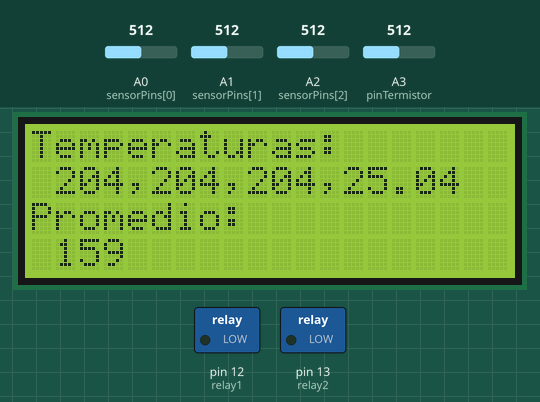
Bench run of a sketch on a simulated Arduino Uno, built with avr-gcc and run on an emulated ATmega328P. Parts: 20×4 character LCD, switched loads named in the sketch (green lamp = pin HIGH). The inputs (shaded band) are chosen by the test bench; at power-on: A0 (sensorPins[0]) = 512, A1 (sensorPins[1]) = 512, A2 (sensorPins[2]) = 512, A3 (pinTermistor) = 512. What the sketch prints to the serial monitor is not drawn.

Above: at 1.2 s.
1.3 s: A0 (sensorPins[0]) set to 716
At 2.2 s:
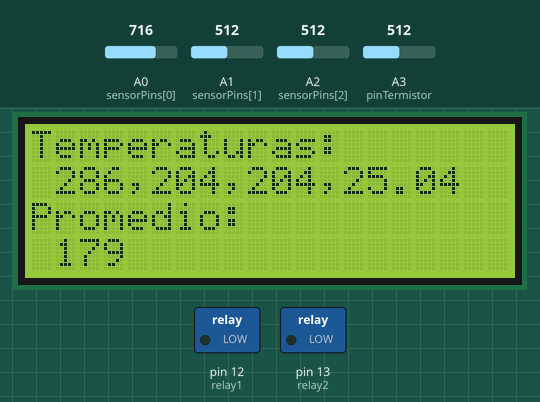
3.4 s: A1 (sensorPins[1]) set to 716
At 5.0 s:
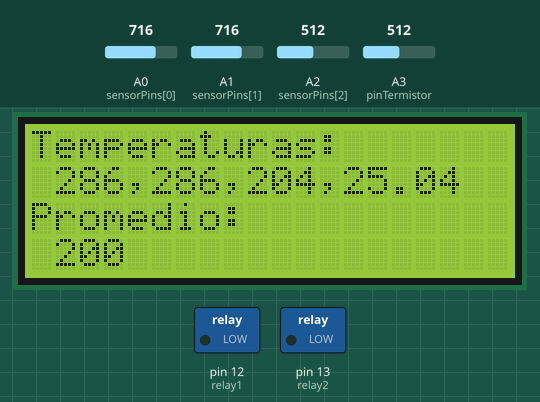
6.0 s: A2 (sensorPins[2]) set to 716
At 6.5 s:
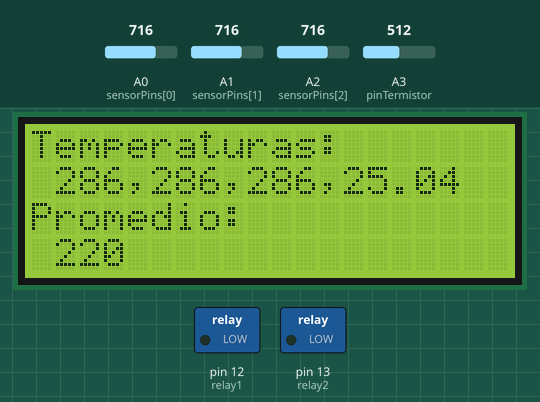
8.1 s: A3 (pinTermistor) set to 716
At 10.3 s:
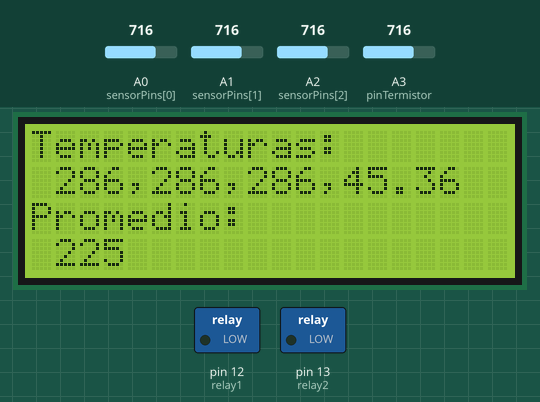
10.6 s: A0 (sensorPins[0]) set to 992
At 12.0 s:
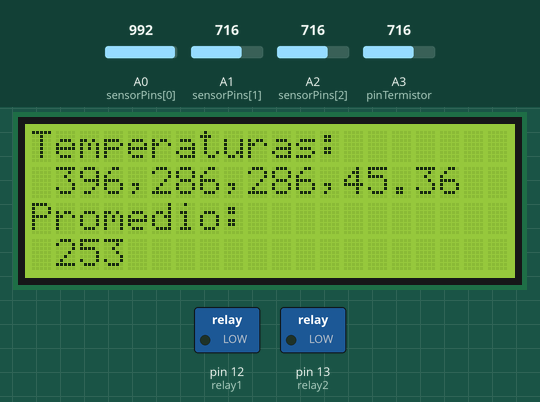
12.7 s: A1 (sensorPins[1]) set to 992
At 14.8 s:
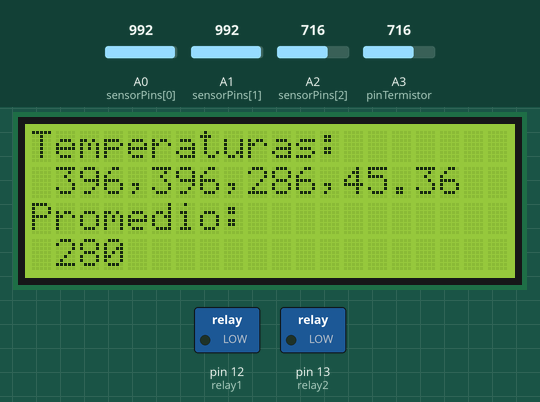
Timing chart, 0 to 16.1 s (numbered marks = the images above; inputs shaded):
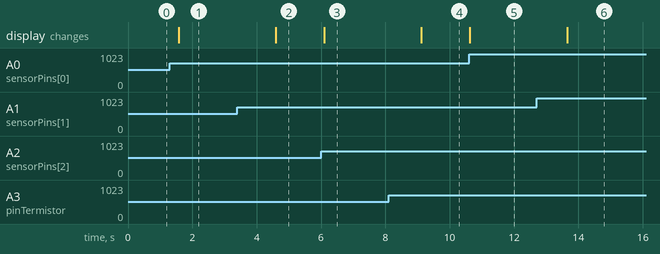

The sketch:

thermometers.ino
```cpp
#include <LiquidCrystal.h>

LiquidCrystal lcd_1(6, 7, 8, 9, 10, 11);

const int numSensors = 3;
int sensorPins[numSensors] = {A0, A1, A2};
int sensorReadings[numSensors];
int voltage[numSensors];
int temperatures[numSensors];
int relay1 = 12;
int relay2 = 13;

int h1 = 25;
const int h2 = 22;

const int pinTermistor = A3;
const float valorResistencia = 10000.0;
const float tempNominal = 25.0;
const float resistenciaNominal = 10000.0;
const float valorBeta = 3950.0; // Valor beta del termistor


void setup()
{
  Serial.begin(9600);
  lcd_1.begin(20, 4);
  lcd_1.setCursor(0, 0);
  lcd_1.print("Temperaturas:");
  lcd_1.setCursor(0, 2);
  lcd_1.print("Promedio:");
  pinMode(relay1, OUTPUT);
  pinMode(relay2, OUTPUT);
}

void loop()
{
  int sum = 0;
  for (int i = 0; i < numSensors; i++) {
    sensorReadings[i] = analogRead(sensorPins[i]);
    voltage[i] = sensorReadings[i] * (5000 / 1024);
    temperatures[i] = voltage[i]/10;
    sum += temperatures[i];
  }
  int lecturaCruda = analogRead(pinTermistor); // Leer el valor analógico
  float voltaje = lecturaCruda * (5.0 / 1023.0); // Convertir la lectura a voltaje
  float resistencia = valorResistencia * (5.0 / voltaje - 1); // Calcular la resistencia del termistor
  float temp_termistor = (1.0 / ((log(resistencia / resistenciaNominal) / valorBeta) + (1.0 / (tempNominal + 273.15)))) - 273.15;
  int prom = (sum+temp_termistor)/(numSensors+1);
  lcd_1.setCursor(1, 3);
  lcd_1.print(prom);
  lcd_1.setCursor(0, 1);
  lcd_1.print("                ");

  lcd_1.setCursor(1, 1);
  for (int i = 0; i < numSensors; i++) {
    lcd_1.print(temperatures[i]);
    Serial.println(temperatures[i]);
    lcd_1.print(",");
  }
  lcd_1.print(temp_termistor);
  Serial.println(temp_termistor);
  Serial.println(prom);

  if (prom >= h1){
      digitalWrite(relay1, LOW);
      digitalWrite(relay2, LOW);
      h1 = h2;
    }
  else if (prom <= h2){
    digitalWrite(relay1, HIGH);
    digitalWrite(relay2, HIGH);
    h1 = 24;
  }

  delay(1500);

}
```

Measured:
- after the input at 1.3 s, the display: changes after 0.28 s (image 1)
- after the input at 3.4 s, the display: changes after 1.2 s (image 2)
- after the input at 6.0 s, the display: changes after 0.11 s (image 3)
- after the input at 8.1 s, the display: changes after 1.0 s (image 4)
- after the input at 10.6 s, the display: changes at once (image 5)
- after the input at 12.7 s, the display: changes after 0.95 s (image 6)
